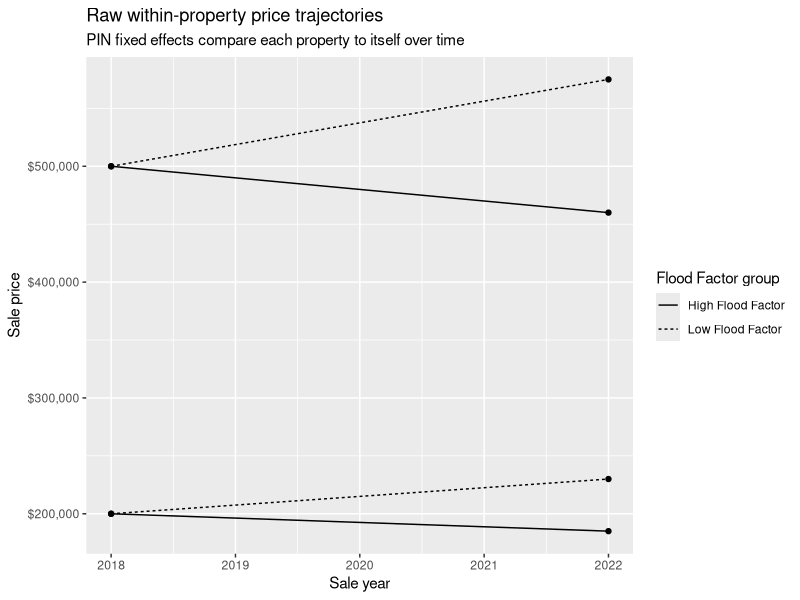
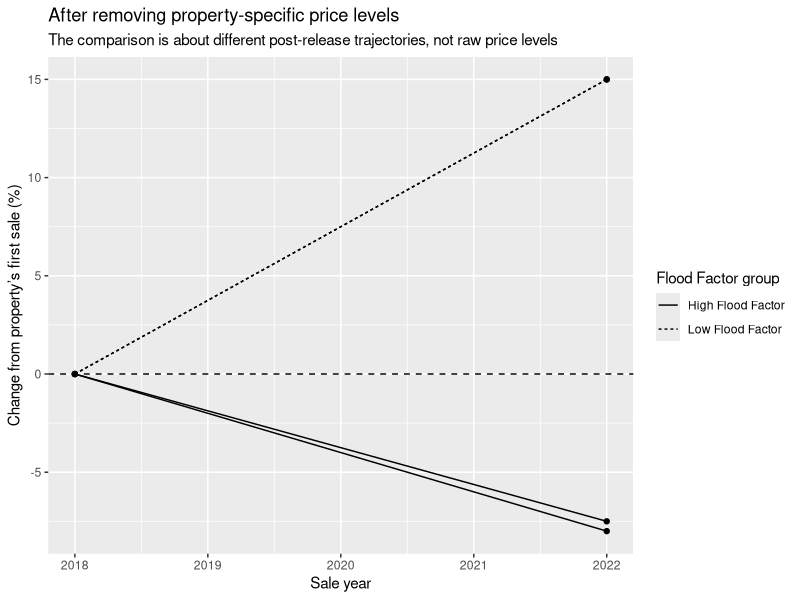
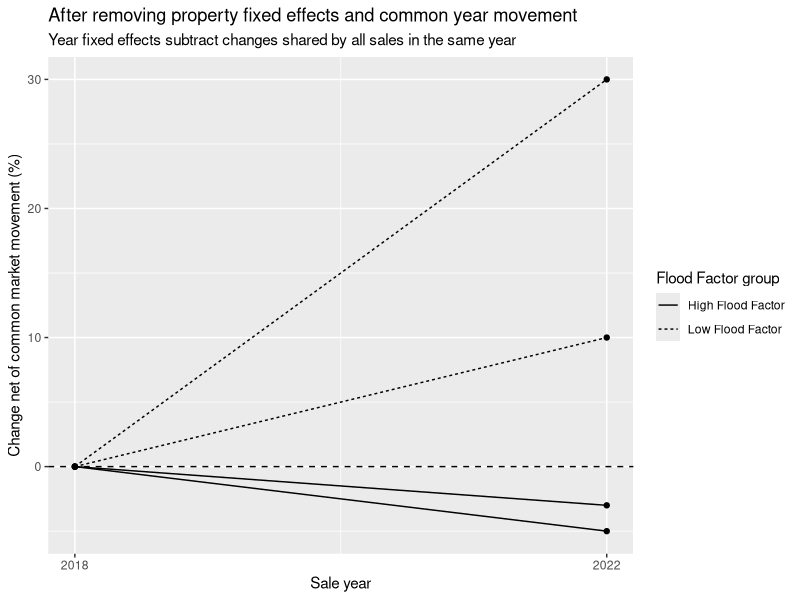
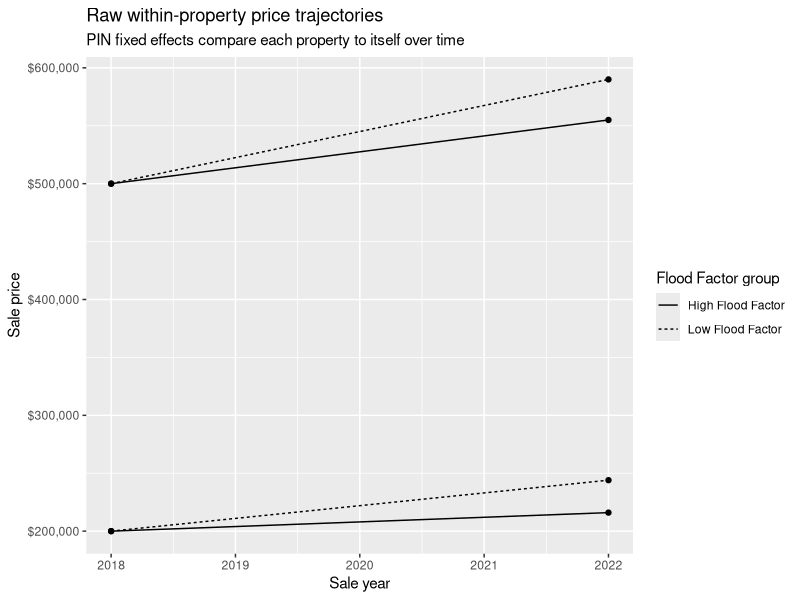
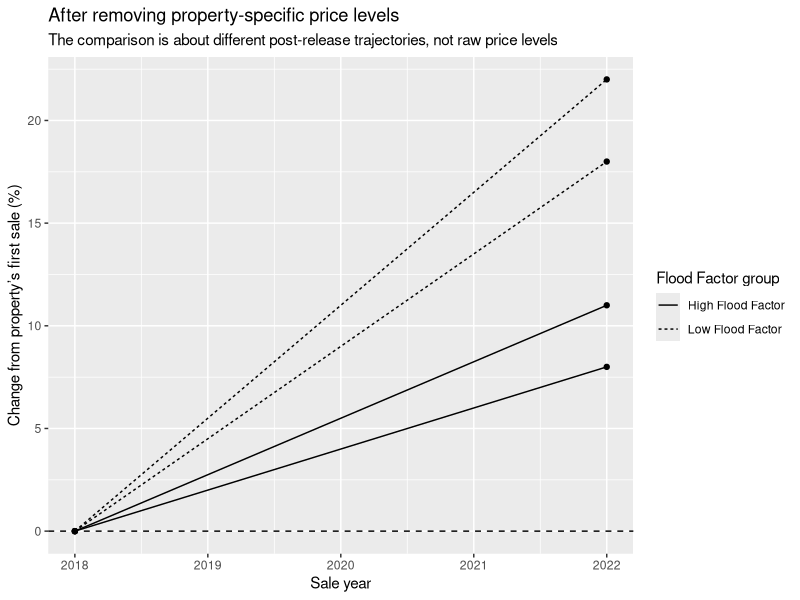
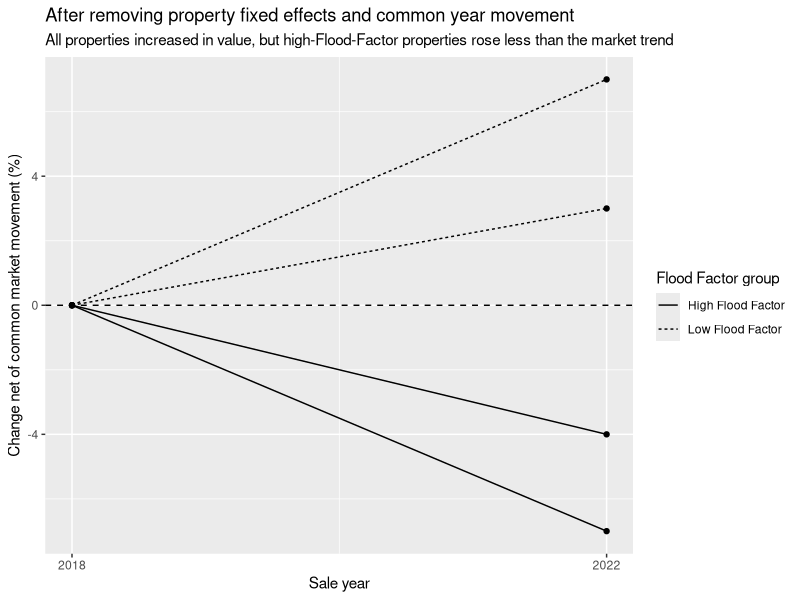
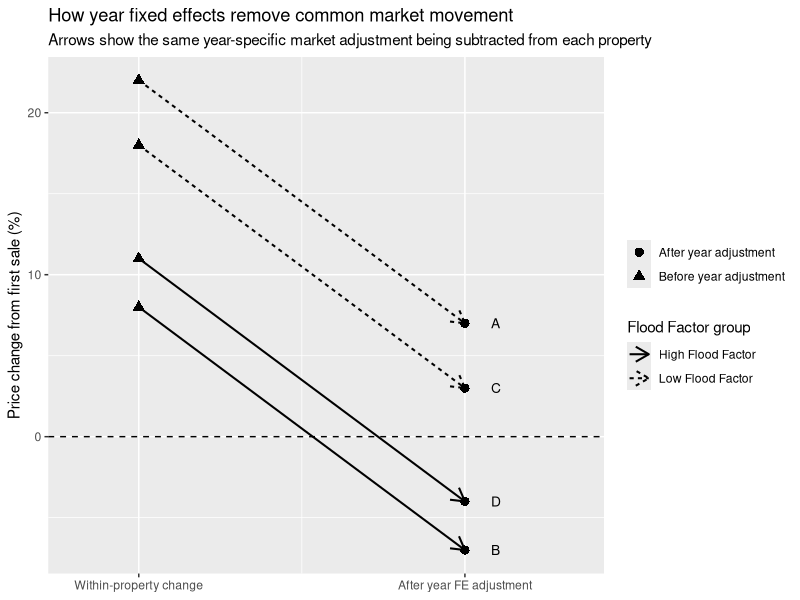
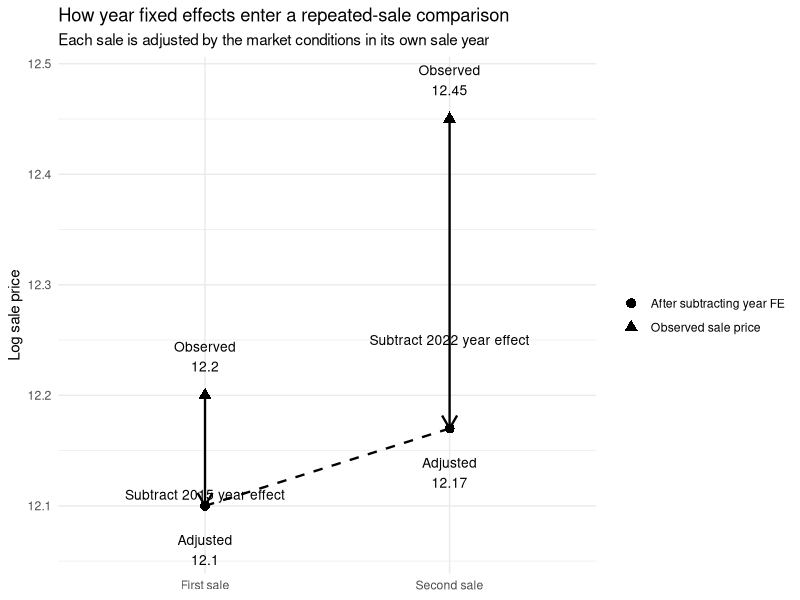

These figures' R source, in order:
## ---- chunk 1
library(tidyverse)

toy_fe <- tibble::tribble(
  ~pin, ~sale_year, ~high_ff_score, ~event, ~sale_price,
  "A", 2018, FALSE, FALSE, 200000,
  "A", 2022, FALSE, TRUE, 230000,
  "B", 2018, TRUE,  FALSE, 200000,
  "B", 2022, TRUE,  TRUE, 185000,
  "C", 2018, FALSE, FALSE, 500000,
  "C", 2022, FALSE, TRUE, 575000,
  "D", 2018, TRUE,  FALSE, 500000,
  "D", 2022, TRUE,  TRUE, 460000
) |>
  mutate(
    log_price = log(sale_price),
    group = if_else(high_ff_score, "High Flood Factor", "Low Flood Factor")
  )
## ---- chunk 2
toy_fe |>
  ggplot(aes(
    x = sale_year,
    y = sale_price,
    group = pin,
    linetype = group
  )) +
  geom_line() +
  geom_point() +
  scale_y_continuous(labels = scales::dollar) +
  labs(
    x = "Sale year",
    y = "Sale price",
    linetype = "Flood Factor group",
    title = "Raw within-property price trajectories",
    subtitle = "PIN fixed effects compare each property to itself over time"
  )

## ---- chunk 3
toy_changes <- toy_fe |>
  arrange(pin, sale_year) |>
  group_by(pin) |>
  mutate(
    first_log_price = first(log_price),
    log_price_change = log_price - first_log_price,
    pct_change_from_first_sale = 100 * (exp(log_price_change) - 1)
  ) |>
  ungroup()
## ---- chunk 4
toy_changes |>
  ggplot(aes(
    x = sale_year,
    y = pct_change_from_first_sale,
    group = pin,
    linetype = group
  )) +
  geom_hline(yintercept = 0, linetype = "dashed") +
  geom_line() +
  geom_point() +
  labs(
    x = "Sale year",
    y = "Change from property’s first sale (%)",
    linetype = "Flood Factor group",
    title = "After removing property-specific price levels",
    subtitle = "The comparison is about different post-release trajectories, not raw price levels"
  )
## ---- chunk 5
# toy_fe <- tibble::tribble(
#   ~pin, ~sale_year, ~high_ff_score, ~sale_price,
#   "A", 2018, FALSE, 200000,
#   "A", 2022, FALSE, 240000,  # +20%
#   "B", 2018, TRUE,  200000,
#   "B", 2022, TRUE,  210000,  # +5%
#   "C", 2018, FALSE, 500000,
#   "C", 2022, FALSE, 600000,  # +20%
#   "D", 2018, TRUE,  500000,
#   "D", 2022, TRUE,  525000   # +5%
# ) |>
  
toy_fe <- tibble::tribble(
  ~pin, ~sale_year, ~high_ff_score, ~sale_price,
  "A", 2018, FALSE, 200000,
  "A", 2022, FALSE, 280000,  
  "B", 2018, TRUE,  200000,
  "B", 2022, TRUE,  210000,  # +5%
  "C", 2018, FALSE, 500000,
  "C", 2022, FALSE, 600000,  # +20%
  "D", 2018, TRUE,  500000,
  "D", 2022, TRUE,  535000   
) |>
  mutate(
    log_price = log(sale_price),
    ff_group = if_else(
      high_ff_score,
      "High Flood Factor",
      "Low Flood Factor"
    )
  )

toy_changes <- toy_fe |>
  arrange(pin, sale_year) |>
  group_by(pin) |>
  mutate(
    first_log_price = first(log_price),
    pct_change_from_first_sale = 100 * (exp(log_price - first_log_price) - 1)
  ) |>
  ungroup()

common_year_shock <- tibble::tribble(
  ~sale_year, ~market_change,
  2018, 0,
  2022, 10
)

toy_residualized <- toy_changes |>
  left_join(common_year_shock, by = "sale_year") |>
  mutate(
    net_of_year_effect = pct_change_from_first_sale - market_change
  )

toy_residualized |>
  ggplot(aes(
    x = sale_year,
    y = net_of_year_effect,
    group = pin,
    linetype = ff_group
  )) +
  geom_hline(yintercept = 0, linetype = "dashed") +
  geom_line() +
  geom_point() +
  scale_x_continuous(
    breaks = c(2018, 2022)
  ) +
  labs(
    x = "Sale year",
    y = "Change net of common market movement (%)",
    linetype = "Flood Factor group",
    title = "After removing property fixed effects and common year movement",
    subtitle = "Year fixed effects subtract changes shared by all sales in the same year"
  )
## ---- chunk 6
toy_fe <- tibble::tribble(
  ~pin, ~sale_year, ~high_ff_score, ~sale_price,
  "A", 2018, FALSE, 200000,
  "A", 2022, FALSE, 244000,  # +22%
  "B", 2018, TRUE,  200000,
  "B", 2022, TRUE,  216000,  # +8%
  "C", 2018, FALSE, 500000,
  "C", 2022, FALSE, 590000,  # +18%
  "D", 2018, TRUE,  500000,
  "D", 2022, TRUE,  555000   # +11%
) |>
  mutate(
    log_price = log(sale_price),
    ff_group = if_else(
      high_ff_score,
      "High Flood Factor",
      "Low Flood Factor"
    )
  )
toy_fe |>
  ggplot(aes(
    x = sale_year,
    y = sale_price,
    group = pin,
    linetype = ff_group
  )) +
  geom_line() +
  geom_point() +
  scale_y_continuous(labels = scales::dollar) +
  labs(
    x = "Sale year",
    y = "Sale price",
    linetype = "Flood Factor group",
    title = "Raw within-property price trajectories",
    subtitle = "PIN fixed effects compare each property to itself over time"
  )
## ---- chunk 7
toy_changes <- toy_fe |>
  arrange(pin, sale_year) |>
  group_by(pin) |>
  mutate(
    first_log_price = first(log_price),
    pct_change_from_first_sale = 100 * (exp(log_price - first_log_price) - 1)
  ) |>
  ungroup()
## ---- chunk 8
toy_changes |>
  ggplot(aes(
    x = sale_year,
    y = pct_change_from_first_sale,
    group = pin,
    linetype =ff_group
  )) +
  geom_hline(yintercept = 0, linetype = "dashed") +
  geom_line() +
  geom_point() +
  labs(
    x = "Sale year",
    y = "Change from property’s first sale (%)",
    linetype = "Flood Factor group",
    title = "After removing property-specific price levels",
    subtitle = "The comparison is about different post-release trajectories, not raw price levels"
  )
## ---- chunk 9
common_year_shock <- tibble::tribble(
  ~sale_year, ~market_change,
  2018, 0,
  2022, 15
)

toy_residualized <- toy_changes |>
  left_join(common_year_shock, by = "sale_year") |>
  mutate(
    net_of_year_effect = pct_change_from_first_sale - market_change
  )

toy_residualized |>
  ggplot(aes(
    x = sale_year,
    y = net_of_year_effect,
    group = pin,
    linetype = ff_group
  )) +
  geom_hline(yintercept = 0, linetype = "dashed") +
  geom_line() +
  geom_point() +
  scale_x_continuous(
    breaks = c(2018, 2022)
  ) +
  labs(
    x = "Sale year",
    y = "Change net of common market movement (%)",
    linetype = "Flood Factor group",
    title = "After removing property fixed effects and common year movement",
    subtitle = "All properties increased in value, but high-Flood-Factor properties rose less than the market trend"
  )
## ---- chunk 10
adjustment_diagram <- toy_residualized |>
  filter(sale_year == 2022) |>
  transmute(
    pin,
    ff_group,
    before_adjustment = pct_change_from_first_sale,
    after_adjustment = net_of_year_effect
  )

ggplot(adjustment_diagram) +
  geom_hline(yintercept = 0, linetype = "dashed") +
  
  geom_segment(
    aes(
      x = 1,
      xend = 2,
      y = before_adjustment,
      yend = after_adjustment,
      linetype = ff_group
    ),
    arrow = arrow(length = unit(0.15, "inches")),
    linewidth = 0.7
  ) +
  
  geom_point(
    aes(
      x = 1,
      y = before_adjustment,
      shape = "Before year adjustment"
    ),
    size = 2.8
  ) +
  
  geom_point(
    aes(
      x = 2,
      y = after_adjustment,
      shape = "After year adjustment"
    ),
    size = 2.8
  ) +
  
  geom_text(
    aes(
      x = 2.08,
      y = after_adjustment,
      label = pin
    ),
    hjust = 0,
    size = 3.5
  ) +
  
  scale_x_continuous(
    breaks = c(1, 2),
    labels = c(
      "Within-property change",
      "After year FE adjustment"
    ),
    limits = c(0.8, 2.35)
  ) +
  
  labs(
    x = NULL,
    y = "Price change from first sale (%)",
    linetype = "Flood Factor group",
    shape = NULL,
    title = "How year fixed effects remove common market movement",
    subtitle = "Arrows show the same year-specific market adjustment being subtracted from each property"
  )
## ---- chunk 11
toy_decomp <- tibble::tribble(
  ~pin, ~sale_year, ~sale_stage, ~observed_log_price, ~year_fe,
  "A", 2015, "First sale",  12.20, 0.10,
  "A", 2022, "Second sale", 12.45, 0.28
) |>
  mutate(
    adjusted_log_price = observed_log_price - year_fe,
    sale_stage = factor(sale_stage, levels = c("First sale", "Second sale"))
  )

ggplot(toy_decomp) +
  geom_segment(
    aes(
      x = sale_stage,
      xend = sale_stage,
      y = observed_log_price,
      yend = adjusted_log_price
    ),
    arrow = arrow(length = unit(0.15, "inches")),
    linewidth = 0.8
  ) +
  
  geom_point(
    aes(
      x = sale_stage,
      y = observed_log_price,
      shape = "Observed sale price"
    ),
    size = 3
  ) +
  
  geom_point(
    aes(
      x = sale_stage,
      y = adjusted_log_price,
      shape = "After subtracting year FE"
    ),
    size = 3
  ) +
  
  geom_line(
    aes(
      x = sale_stage,
      y = adjusted_log_price,
      group = pin
    ),
    linewidth = 0.8,
    linetype = "dashed"
  ) +
  
  geom_text(
    aes(
      x = sale_stage,
      y = observed_log_price,
      label = paste0("Observed\n", round(observed_log_price, 2))
    ),
    nudge_y = 0.035,
    size = 3.5
  ) +
  
  geom_text(
    aes(
      x = sale_stage,
      y = adjusted_log_price,
      label = paste0("Adjusted\n", round(adjusted_log_price, 2))
    ),
    nudge_y = -0.04,
    size = 3.5
  ) +
  
  annotate(
    "text",
    x = 1,
    y = 12.11,
    label = "Subtract 2015 year effect",
    size = 3.5
  ) +
  
  annotate(
    "text",
    x = 2,
    y = 12.25,
    label = "Subtract 2022 year effect",
    size = 3.5
  ) +
  
  labs(
    x = NULL,
    y = "Log sale price",
    shape = NULL,
    title = "How year fixed effects enter a repeated-sale comparison",
    subtitle = "Each sale is adjusted by the market conditions in its own sale year"
  ) +
  
  theme_minimal()
## ---- chunk 12
ggplot(toy_decomp) +
  geom_line(
    aes(
      x = sale_stage,
      y = observed_log_price,
      group = pin,
      linetype = "Raw observed change"
    ),
    linewidth = 0.8
  ) +
  
  geom_line(
    aes(
      x = sale_stage,
      y = adjusted_log_price,
      group = pin,
      linetype = "After year FE adjustment"
    ),
    linewidth = 0.8
  ) +
  
  geom_segment(
    aes(
      x = sale_stage,
      xend = sale_stage,
      y = observed_log_price,
      yend = adjusted_log_price
    ),
    arrow = arrow(length = unit(0.15, "inches")),
    linewidth = 0.7
  ) +
  
  geom_point(
    aes(x = sale_stage, y = observed_log_price),
    size = 3
  ) +
  
  geom_point(
    aes(x = sale_stage, y = adjusted_log_price),
    size = 3
  ) +
  
  annotate(
    "text",
    x = 1,
    y = 12.14,
    label = "2015 year FE",
    size = 3.5
  ) +
  
  annotate(
    "text",
    x = 2,
    y = 12.32,
    label = "2022 year FE",
    size = 3.5
  ) +
  
  labs(
    x = NULL,
    y = "Log sale price",
    linetype = NULL,
    title = "Year fixed effects adjust both sales in a repeated-sale pair",
    subtitle = "The model compares adjusted price changes, not raw sale-price changes"
  ) +
  
  theme_minimal()
